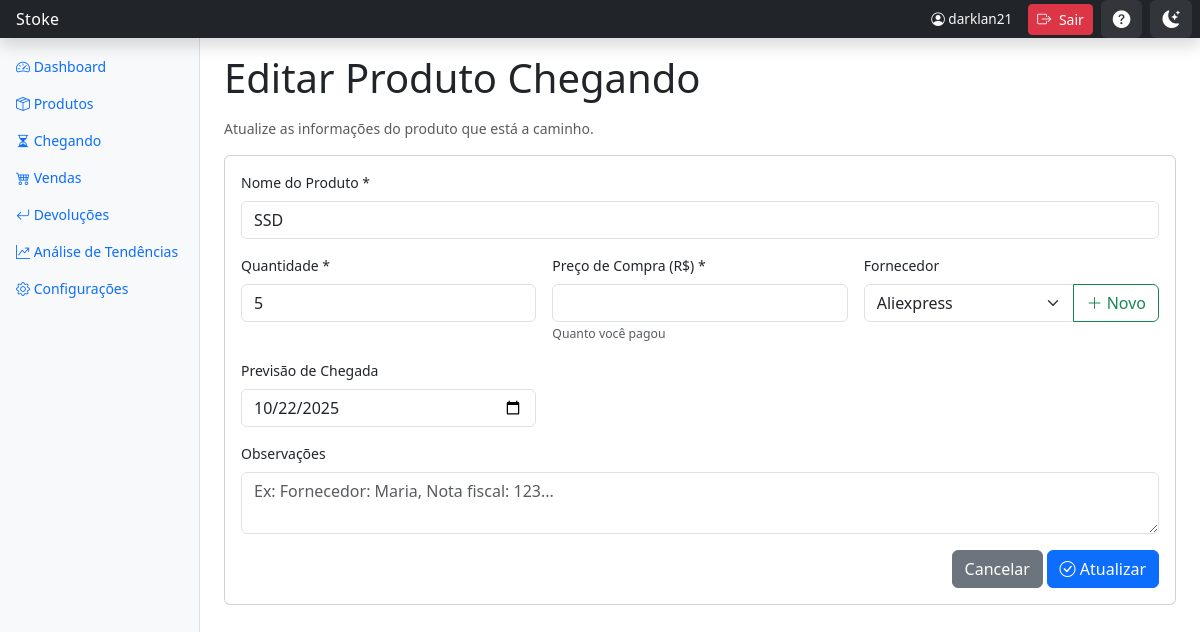
The page /chegando/10/editar/ (signed in) on the database its author committed.
### inventario/models.py (models this page shows, shortened)
class ProdutoChegando(models.Model):
    nome = models.CharField('Nome do Produto', max_length=255)
    quantidade = models.PositiveIntegerField('Quantidade')
    preco_compra = models.DecimalField('Preço de Compra', max_digits=10, decimal_places=2)
    fornecedor = models.ForeignKey(Fornecedor, on_delete=models.PROTECT, related_name='produtos_chegando', null=True, blank=True)
    data_compra = models.DateField('Data da Compra', default=timezone.now)
    data_prevista_chegada = models.DateField('Previsão de Chegada', blank=True, null=True)
    observacoes = models.TextField('Observações', blank=True, null=True)
    incluido_estoque = models.BooleanField('Já Incluído no Estoque', default=False)
    data_inclusao = models.DateTimeField('Data de Inclusão no Estoque', blank=True, null=True)
    produto_existente = models.ForeignKey(Produto, on_delete=models.SET_NULL, null=True, blank=True, related_name='produtos_chegando')
    class Meta:
        verbose_name = 'Produto Chegando'
        verbose_name_plural = 'Produtos Chegando'
        ordering = ['-data_compra']

class Fornecedor(models.Model):
    nome = models.CharField(max_length=255)
    class Meta:
        verbose_name_plural = 'Fornecedores'

### inventario/views.py (the view, shortened to what this page needs)
# urls.py: path('chegando/<int:pk>/editar/', views.editar_produto_chegando, name='editar_produto_chegando'),
def editar_produto_chegando(request, pk):
    produto_chegando = get_object_or_404(ProdutoChegando, pk=pk, incluido_estoque=False)
    fornecedores = Fornecedor.objects.all()
    context = {
        'fornecedores': fornecedores,
        'produto_chegando': produto_chegando,
        'editando': True
    }
    return render(request, 'inventario/editar_produto_chegando.html', context)

### inventario/templates/inventario/editar_produto_chegando.html (shortened to what this page needs)
{% extends 'inventario/base.html' %}
{% block extra_head %}
<link rel="stylesheet" href="https://code.jquery.com/ui/1.13.3/themes/base/jquery-ui.css">
{% endblock %}
{% block content %}
<h1 class="mb-3">Editar Produto Chegando</h1>
<p class="text-muted">Atualize as informações do produto que está a caminho.</p>
<div class="card">
  <div class="card-body">
    <div class="row g-3">
      <div class="col-12">
        <label class="form-label">Nome do Produto *</label>
        <input type="text" id="nome" class="form-control" placeholder="Digite para buscar produtos existentes..." value="{{ produto_chegando.nome }}" required autocomplete="off">
      </div>
      <div class="col-12 col-md-4">
        <label class="form-label">Quantidade *</label>
        <input type="number" id="quantidade" class="form-control" min="1" value="{{ produto_chegando.quantidade }}" required>
      </div>
      <div class="col-12 col-md-4">
        <label class="form-label">Preço de Compra (R$) *</label>
        <input type="number" id="preco_compra" class="form-control" min="0" step="0.01" value="{{ produto_chegando.preco_compra }}" required>
        <small class="text-muted">Quanto você pagou</small>
      </div>
      <div class="col-12 col-md-4">
        <label class="form-label">Fornecedor</label>
        <div class="input-group">
          <select id="fornecedor" class="form-select">
            {% for fornecedor in fornecedores %}
              <option value="{{ fornecedor.id }}" {% if produto_chegando.fornecedor and fornecedor.id == produto_chegando.fornecedor.id %}selected{% endif %}>{{ fornecedor.nome }}</option>
            {% endfor %}
          </select>
          <button class="btn btn-outline-success" type="button" data-bs-toggle="modal" data-bs-target="#modalNovoFornecedor">
            <i class="bi bi-plus-lg"></i> Novo
          </button>
        </div>
      </div>
      <div class="col-12 col-md-4">
        <label class="form-label">Previsão de Chegada</label>
        <input type="date" id="data_prevista_chegada" class="form-control" value="{% if produto_chegando.data_prevista_chegada %}{{ produto_chegando.data_prevista_chegada|date:'Y-m-d' }}{% endif %}">
      </div>
      <div class="col-12">
        <label class="form-label">Observações</label>
        <textarea id="observacoes" class="form-control" rows="2" placeholder="Ex: Fornecedor: Maria, Nota fiscal: 123...">{{ produto_chegando.observacoes }}</textarea>
      </div>
    </div>
    <div class="text-end mt-3">
      <a href="{% url 'inventario:listar_produtos_chegando' %}" class="btn btn-secondary">Cancelar</a>
      <button class="btn btn-primary" id="btn-salvar">
        <i class="bi bi-check-circle"></i> Atualizar
      </button>
    </div>
  </div>
</div>
{% endblock %}

### inventario/templates/inventario/base.html (shortened to what this page needs)
<!DOCTYPE html>
<html lang="pt-br">
<head>
    {% load static %}
    <link href="https://cdn.jsdelivr.net/npm/bootstrap@5.3.3/dist/css/bootstrap.min.css" rel="stylesheet">
    <link rel="stylesheet" href="https://cdn.jsdelivr.net/npm/bootstrap-icons@1.11.3/font/bootstrap-icons.min.css">
    {% block extra_head %}{% endblock %}
</head>
<body>
    <header class="navbar navbar-dark sticky-top bg-dark flex-md-nowrap p-0 shadow">
        <a class="navbar-brand col-md-3 col-lg-2 me-0 px-3 fs-6" href="{% url 'inventario:dashboard' %}">
            Stoke
        </a>
        <div class="d-flex align-items-center">
            <span class="text-light me-3 d-none d-md-inline" style="font-size: 0.85rem;">
                <i class="bi bi-person-circle"></i> {{ user.username }}
            </span>
            <form method="post" action="{% url 'logout' %}" style="display: inline;" id="logout-form">
                <button type="button" class="btn btn-sm btn-danger me-2" title="Sair do Sistema" onclick="if(confirm('Deseja realmente sair do sistema?')){ document.getElementById('logout-form').submit(); }">
                    <i class="bi bi-box-arrow-right"></i>
                    <span class="d-none d-md-inline ms-1">Sair</span>
                </button>
            </form>
            <button id="help-toggle" class="btn btn-sm me-2" title="Recursos e Ajuda" data-bs-toggle="modal" data-bs-target="#helpModal">
                <i class="bi bi-question-circle-fill"></i>
            </button>
            <button id="theme-toggle" class="btn btn-sm me-2" title="Alternar tema">
                <i class="bi bi-moon-stars-fill" id="theme-icon"></i>
            </button>
        </div>
    </header>
    <div class="container-fluid">
        <div class="row">
            <nav id="sidebarMenu" class="col-md-3 col-lg-2 d-md-block bg-light sidebar collapse">
                <div class="position-sticky">
                    <ul class="nav flex-column">
                        <li class="nav-item">
                            <a href="{% url 'inventario:dashboard' %}" class="nav-link {% if request.resolver_match.url_name == 'dashboard' %}active{% endif %}" aria-current="page">
                                <i class="bi bi-speedometer2"></i> Dashboard
                            </a>
                        </li>
                        <li class="nav-item">
                            <a href="{% url 'inventario:listar_produtos' %}" class="nav-link {% if 'produto' in request.resolver_match.url_name or 'adicionar_estoque' in request.resolver_match.url_name %}active{% endif %}">
                                <i class="bi bi-box-seam"></i> Produtos
                            </a>
                        </li>
                        <li class="nav-item">
                            <a class="nav-link {% if 'chegando' in request.resolver_match.url_name or 'incluir_no_estoque' in request.resolver_match.url_name %}active{% endif %}" href="{% url 'inventario:listar_produtos_chegando' %}">
                                <i class="bi bi-hourglass-split"></i> Chegando
                            </a>
                        </li>
                        <li class="nav-item">
                            <a class="nav-link {% if 'venda' in request.resolver_match.url_name %}active{% endif %}" href="{% url 'inventario:listar_vendas' %}">
                                <i class="bi bi-cart4"></i> Vendas
                            </a>
                        </li>
                        <li class="nav-item">
                            <a class="nav-link {% if 'devolucao' in request.resolver_match.url_name %}active{% endif %}" href="{% url 'inventario:listar_devolucoes' %}">
                                <i class="bi bi-arrow-return-left"></i> Devoluções
                            </a>
                        </li>
                        <li class="nav-item">
                            <a class="nav-link {% if request.resolver_match.url_name == 'analise_tendencias' %}active{% endif %}" href="{% url 'inventario:analise_tendencias' %}">
                                <i class="bi bi-graph-up-arrow"></i> Análise de Tendências
                            </a>
                        </li>
                        <li class="nav-item">
                            <a href="{% url 'inventario:configuracoes' %}" class="nav-link {% if request.resolver_match.url_name == 'configuracoes' %}active{% endif %}">
                                <i class="bi bi-gear"></i> Configurações
                            </a>
                        </li>
                    </ul>
                </div>
            </nav>
            <main class="col-md-9 ms-sm-auto col-lg-10 px-md-4">
                <div class="pt-3 pb-2 mb-3">
                    {% block content %}{% endblock %}
                </div>
            </main>
        </div>
    </div>
</body>
</html>

### inventario/templates/inventario/base.html (style rules this page uses)
body { font-size: .875rem; }
.sidebar { position: fixed; top: 0; bottom: 0; left: 0; z-index: 100; padding: 48px 0 0; box-shadow: inset -1px 0 0 rgba(0, 0, 0, .1); }
.navbar-brand { font-weight: 500; letter-spacing: 0.3px; }
#theme-toggle { background-color: rgba(255, 255, 255, 0.08); border: none; color: #fff; padding: 6px 12px; border-radius: 6px; transition: all 0.3s ease; }
#theme-icon { font-size: 1.1rem; }
#help-toggle { background-color: rgba(255, 255, 255, 0.08); border: none; color: #fff; padding: 6px 12px; border-radius: 6px; transition: all 0.3s ease; }
#help-toggle .bi { font-size: 1.1rem; }
body, .card, .table, .sidebar, .form-control, .form-select, .btn, .badge, .alert { transition: background-color 0.3s ease, color 0.3s ease, border-color 0.3s ease; }
.card-body, .table-responsive { overflow-x: auto; }

### rows shown on the page
ProdutoChegando: nome "SSD", quantidade "5", fornecedor.nome "Aliexpress", data_prevista_chegada "10/22/2025"

### other values the page prints
{{ user.username }} "darklan21"
